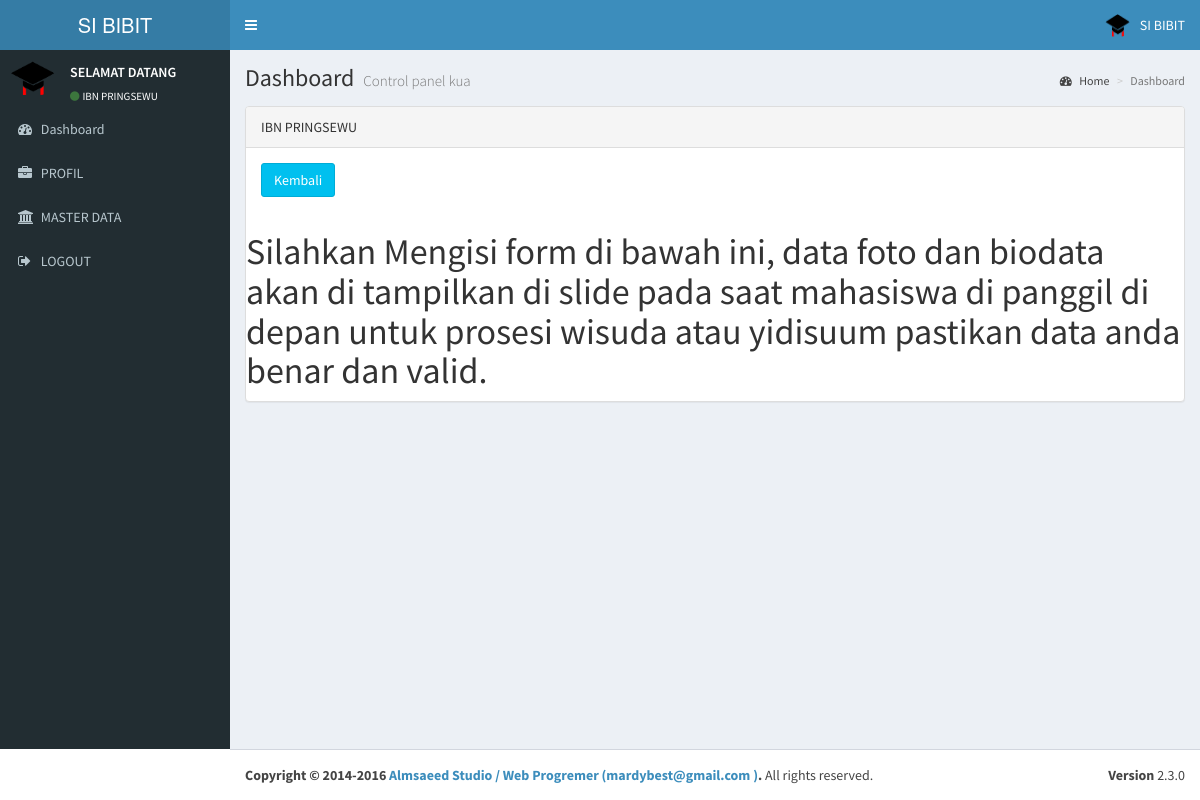
/admin/index.php?aksi=viewprofil&id_p=1 (signed in), run on the app's committed database.
### tables this page shows
CREATE TABLE `profil` (
  `id_profil` int(20) NOT NULL,
  `nama_app` varchar(100) NOT NULL,
  `tahun` varchar(250) NOT NULL,
  `nama` varchar(250) NOT NULL,
  `alias` varchar(350) NOT NULL,
  `alamat` text NOT NULL,
  `isi` text NOT NULL,
  `gambar` varchar(100) NOT NULL,
  `akabest` varchar(250) NOT NULL
);

### koneksi.php (called while the page is built, shortened)
<?php
$server = "localhost";
$username = "root";
$password = "";
$database = "db_yudisium";
$koneksi = mysqli_connect($server,$username,$password) or die("Koneksi gagal");
mysqli_select_db($koneksi,$database) or die("Database tidak bisa dibuka");
$kontak_kami=mysqli_query($koneksi,"SELECT * FROM profil WHERE id_profil ='1'");
$k_k=mysqli_fetch_array($kontak_kami);
?>

### admin/index.php (the view, shortened to what this page needs)
  <?php
  include '../koneksi.php';
  ?>
<!DOCTYPE html>
<html>
  <head>
  <link rel="stylesheet" href="../sys/bootstrap/bootstrap/css/bootstrap.min.css">
      <link rel="stylesheet" href="../sys/bootstrap/font/css/font-awesome.min.css">
  <link rel="stylesheet" href="../sys/bootstrap/plugins/datatables/dataTables.bootstrap.css">
    <link rel="stylesheet" href="../sys/bootstrap/plugins/select2/select2.min.css">
    <link rel="stylesheet" href="../sys/bootstrap/dist/css/AdminLTE.min.css">
    <link rel="stylesheet" href="../sys/bootstrap/dist/css/skins/_all-skins.min.css">
  </head>
  <body class="hold-transition skin-blue sidebar-mini">
    <div class="wrapper">
      <header class="main-header">
        <a href="index.aspx" class="logo">
          <span class="logo-lg">SI BIBIT</span>
        </a>
        <nav class="navbar navbar-static-top" role="navigation">
          <a href="#" class="sidebar-toggle" data-toggle="offcanvas" role="button">
          </a>
          <div class="navbar-custom-menu">
            <ul class="nav navbar-nav">
              <li class="dropdown user user-menu">
                <a href="#" class="dropdown-toggle" data-toggle="dropdown">
                  <img src="../foto/logo.png" class="user-image" alt="User Image">
                  <span class="hidden-xs">SI BIBIT </span>
                </a>
              </li>
            </ul>
          </div>
        </nav>
      </header>
      <aside class="main-sidebar">
        <section class="sidebar">
          <div class="user-panel">
            <div class="pull-left image">
              <img src="../foto/logo.png" class="img-circle" alt="User Image">
            </div>
            <div class="pull-left info">
              <p>SELAMAT DATANG</p>
              <a href="index.aspx"><i class="fa fa-circle text-success"></i><?php echo"$k_k[nama]";?></a>
            </div>
          </div>
      <?php include "menu.php"?>
        </section>
      </aside>
      <div class="content-wrapper">
        <section class="content-header">
          <h1>
            Dashboard
            <small>Control panel kua</small>
          </h1>
          <ol class="breadcrumb">
            <li><a href="index.aspx"><i class="fa fa-dashboard"></i> Home</a></li>
            <li class="active">Dashboard</li>
          </ol>
        </section>
        <section class="content">
		 <?php include "tengah.php"?>
      <footer class="main-footer">
        <div class="pull-right hidden-xs">
          <b>Version</b> 2.3.0
        </div>
        <strong>Copyright &copy; 2014-2016 <a href="#">Almsaeed Studio / Web Progremer (<?php echo"$k_k[akabest]";?> )</a>.</strong>  All rights reserved.
      </footer>
  </body>
</html>

### admin/tengah.php (shortened to what this page needs)
<?php
if($_GET['aksi']=='home'){
echo"
 <div class='row'>
                   <div class='col-lg-12'>
			<div class='panel panel-default'>
                            <div class='panel-heading'>
                           Sambutan
                            </div>
                            <div class='panel-body'>
				<p>Selamat Datang Di halaman Admin, Silahkan Pilih menu untuk pengaturan data yang di butuhkan guna mendapatkan hasil yang maksimal sesuai keinginan.</p>
                            </div>
			</div>
                   </div>
</div>";
}
elseif($_GET['aksi']=='ikon'){
include "../ikon.php";
}
elseif($_GET['aksi']=='viewprofil'){
$tebaru=mysqli_query($koneksi," SELECT * FROM profil WHERE id_profil=$_GET[id_p] ");
$t=mysqli_fetch_array($tebaru);
echo"<div class='row'>
                <div class='col-lg-12'>
                    <div class='panel panel-default'>
                        <div class='panel-heading'>$t[nama]
                        </div>
                        <div class='panel-body'>
<a href='javascript:history.go(-1)' class='btn btn-info'> Kembali</a></div>
";
echo"$t[isi] </div></div></div></div></div>";
}
?>

### data on the page
profil: nama "IBN PRINGSEWU", isi "Silahkan Mengisi form di bawah ini, data foto dan biodata akan di tampilkan di slide pada saat mahasiswa di panggil di depan untuk prosesi wisuda atau yidisuum pastikan data anda benar dan valid.", akabest "mardybest@gmail.com"
